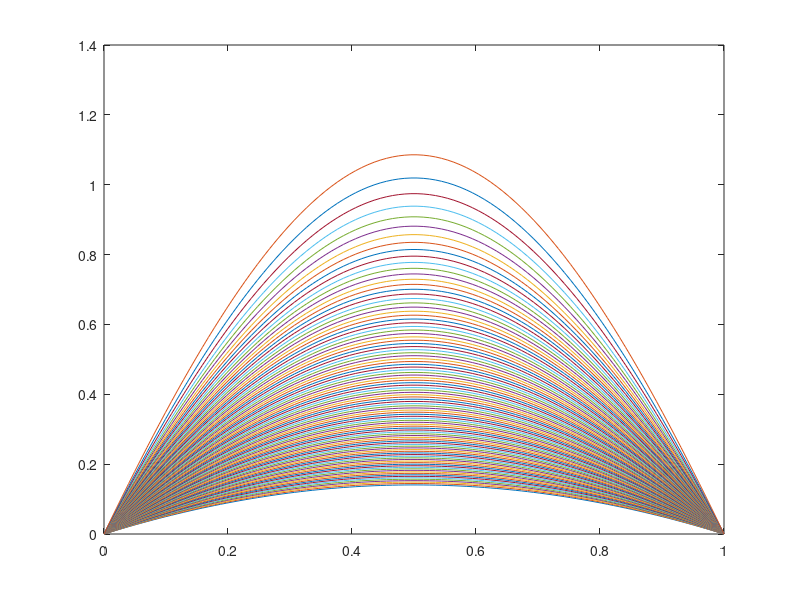

The MATLAB source for this figure:
% for Problem 3 of pset7:
% Solve:
%   v" + \gamma exp( v ) =0, 0< x <1,
%    v(0)=v(1)=0
% (by the finite-difference method)
% n equally spaced intervals of length h
n=100;
gmax=100;
h=1/(n+1);
tol=1e-10; % tolerance for controling the Newton's iterations
% don't get confused: x is not the solution
% vector, x is the node vector in (0,1), 
% v(x) is the solution vector
x=0:h:1; 
gammas=linspace(1,3.5,gmax);
e=ones(n-1,1);
% T is the Tridiagonal matrix of n by n from
% which we can build J(v) and F(v):
%
T=diag(e,-1)+diag(e,1)-2*eye(n); 
v=zeros(n,1);  %v is the solution vector!
% the following vv matrix is for plotting the solution v 
% for different gammas:
% n+2 because solution vector plus two nodes: v(0) and v(1)
vv=zeros(n+2, gmax);  % vv is a matrix for plotting all solutions
lmax=zeros(gmax,1);
maxiter=30;
k=1;

for k=1:gmax
    for j=1:maxiter
        bb=gammas(k)*exp(v);
        % The FDM approximation gives the following 
        % equation F=0. (F is an n by 1 vector, note that 
        %                the mesh has 102 nodes.)
        F=(1/h^2)*T*v + bb ;
        J=(1/h^2)*T + diag(bb);
        %
        % Newton's method is to solve
        % F + J*p = 0, so 
        % p= -J\F
        %
        p = -J\F;
        v = v + p;
        norm_p = norm(p);
        norm_v = norm(v);
        if ( norm_p < tol*(1+norm_v) )
            fprintf('\n***j=%d,   norm_v=%e\n', j, norm_v)
            %largest eigenvalue of J(x*): eig which is closest to zero
            %because J is negatively definite, so use 'sm' option
            %in eigs function. J is approaching singular for eig is 
            %rapidly approaching zero.
            lmax(k)=eigs(J,1,'sm'); 
            vv(:,k)=[0 v' 0]';
            break;
        end
    end
end
% Plot the solution from the vv matrix versus x:
figure(1);
plot(x, vv);
%
% Plot the lambda_max of J(v*)
%
%figure(2);
%plot(gammas,lmax);
